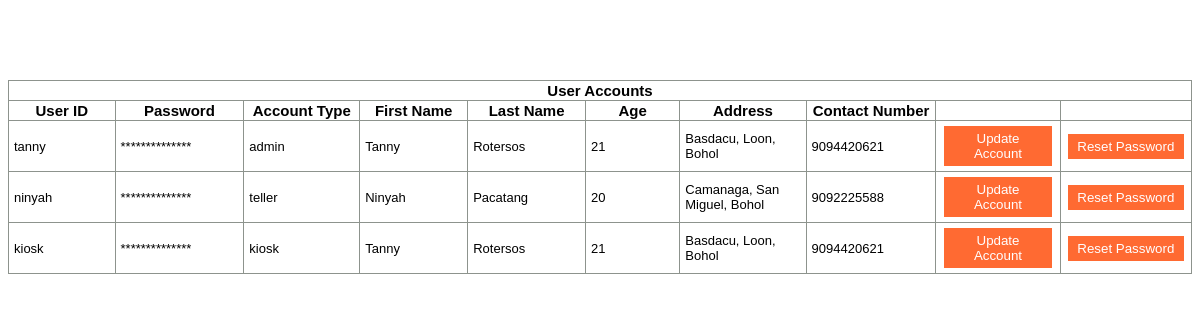
The page /admin/edit.php (signed in) on the database its author committed.
### tables this page shows
CREATE TABLE `accounts` (
  `id` int(11) NOT NULL,
  `userid` varchar(50) NOT NULL,
  `pass` varchar(60) NOT NULL,
  `link` varchar(50) NOT NULL,
  `accountype` varchar(6) NOT NULL,
  `stat` varchar(15) NOT NULL,
  `fname` varchar(50) NOT NULL,
  `lname` varchar(50) NOT NULL,
  `age` int(3) NOT NULL,
  `address` varchar(50) NOT NULL,
  `contact` bigint(15) NOT NULL,
  `loggedto` varchar(15) NOT NULL
);

### admin/edit.php (the view, shortened to what this page needs)
<!DOCTYPE html>
<html>
<head>
</head>
<body>
<br><br><br><br><center>
<table border="0" >
<?php
$hostname="localhost";
$user="root";
$password="";
$database="queuing";
$link=mysqli_connect($hostname,$user,$password) or die ("Error Connection");
mysqli_select_db($link, $database) or die ("Error creating database");
$result=mysqli_query($link, "SELECT * FROM accounts;");
echo "<tr><th colspan='10'>User Accounts</th></tr>" ;
echo "<tr><th>User ID</th><th>Password</th><th>Account Type</th><th>First Name</th><th>Last Name</th><th>Age</th><th>Address</th><th>Contact Number</th><th></th><th></th></tr>" ;
for($i=0; $i<$num_rows=mysqli_fetch_array($result);$i++){
	$id=$num_rows["userid"];
	$actype=$num_rows["accountype"];
	$fname=$num_rows["fname"];
	$lname=$num_rows["lname"];
	$age=$num_rows["age"];
	$add=$num_rows["address"];
	$contact=$num_rows["contact"];
	echo "<tr><td>".$id."</td>". "<td>**************</td>". "<td>" .$actype."</td>". "<td >" .$fname."</td>". "<td>" .$lname. "</td>". "<td>" .$age."</td>"."<td >" .$add."</td>"."<td>" .$contact."</td>"."<td><form method='POST' action='update2.php'><button name='id' class='btn' value='$id'>Update Account</button></form></td>"."<td><form method='POST' action='reset.php'><button name='id' class='btn' value='$id'>Reset Password</button></form></td>"."</tr>";
}
?>
</table>
</center>
</body>
</html>

### admin/edit.php (style rules this page uses)
td { width:220px; padding: 5px; border-radius: 2px; font-size: 13px; }
table { font-family:'Arial'; font-size: 15px; padding: 0px; width: 100%; border-spacing: 1px; border-collapse: collapse; }
th { width:220px; border-radius: 2px; font-size: 15px; color: black; }
table, td, th { border: 1px solid #8d938d; }
.btn { background-color: orangered; color: white; padding: 5px 8px; border: none; cursor: pointer; width: 96%; margin-left:2%; opacity: 0.8; }

### rows shown on the page
accounts: userid "tanny", accountype "admin", fname "Tanny", lname "Rotersos", age "21", address "Basdacu, Loon, Bohol", contact "9094420621"
accounts: userid "ninyah", accountype "teller", fname "Ninyah", lname "Pacatang", age "20", address "Camanaga, San Miguel, Bohol", contact "9092225588"
accounts: userid "kiosk", accountype "kiosk", fname "Tanny", lname "Rotersos", age "21", address "Basdacu, Loon, Bohol", contact "9094420621"
